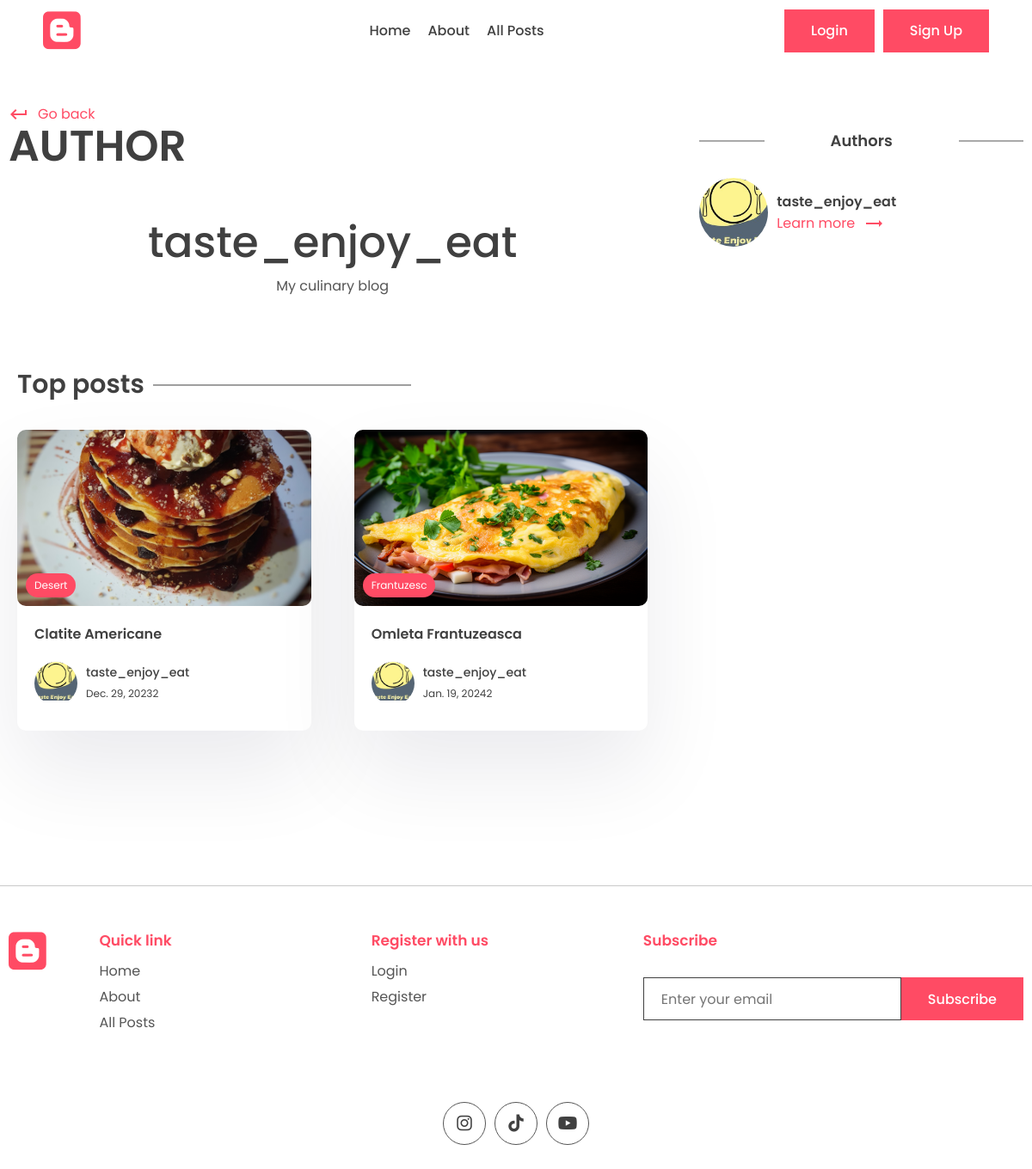
Before: /author/taste_enjoy_eat with the older database file.
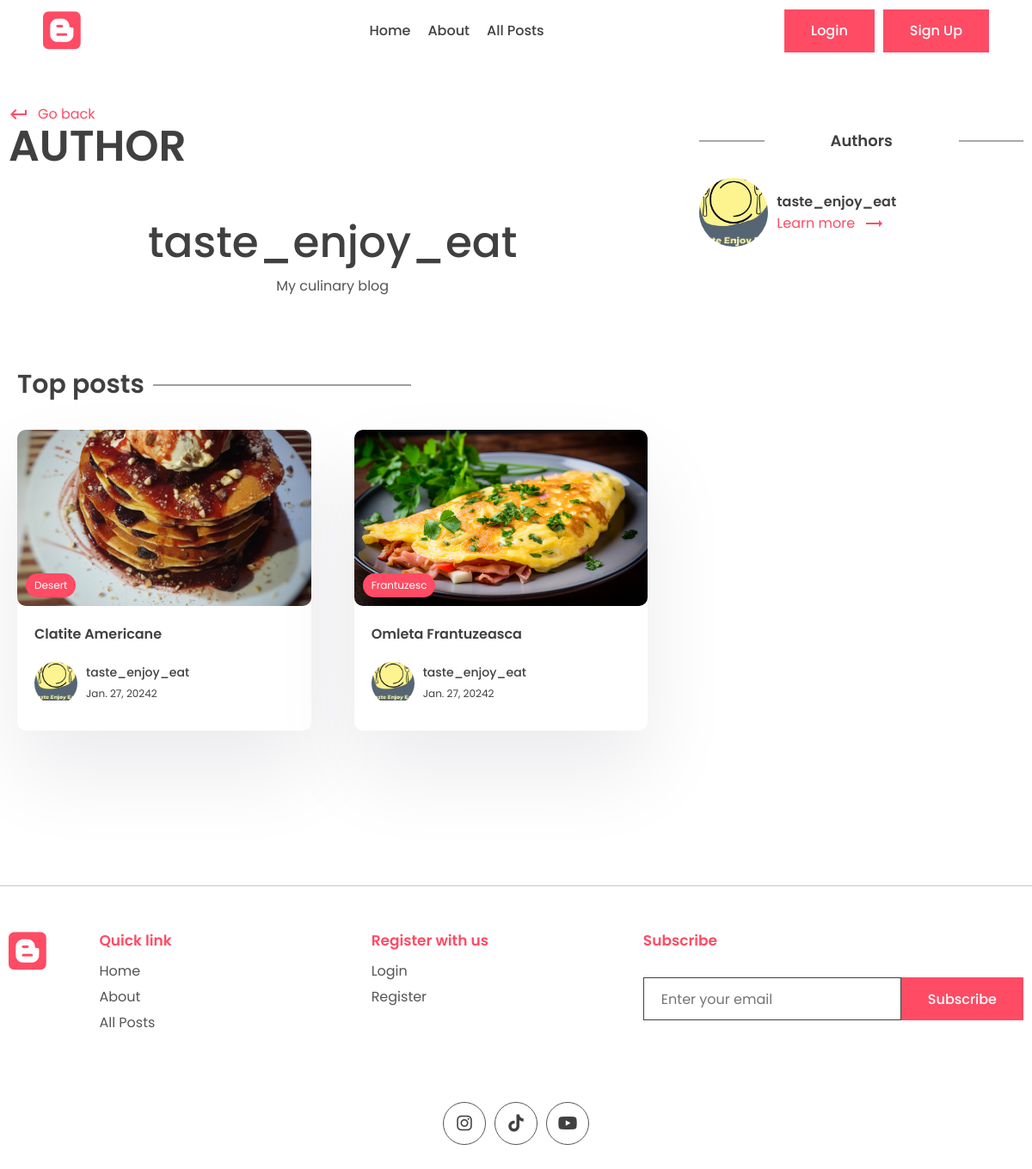
After: the same page with the newer database file.
### app/models.py (models this page shows, shortened)
class Post(models.Model):
    title = models.CharField(max_length=200)
    content = models.TextField()
    last_updated = models.DateTimeField(auto_now=True)
    slug = models.SlugField(max_length=200, unique=True)
    image = models.ImageField(null=True, blank=True, upload_to="images/")
    tags = models.ManyToManyField(Tag, blank=True, related_name='post')
    view_count = models.IntegerField(null=True, blank=True)
    is_featured = models.BooleanField(default=False)    # to show recommended posts
    author = models.ForeignKey(User, on_delete=models.CASCADE, null=True, blank=True)
    bookmark = models.ManyToManyField(User, related_name='bookmarks', default=None, blank=True)
    likes = models.ManyToManyField(User, related_name='post_like', default=None, blank=True)

class Tag(models.Model):
    name = models.CharField(max_length=100)
    description = models.CharField(max_length=100)
    slug = models.SlugField(max_length=200, unique=True)

class Profile(models.Model):
    user = models.OneToOneField(User, on_delete=models.CASCADE)
    profile_image = models.ImageField(null=True, blank=True, upload_to="images/")
    slug = models.SlugField(max_length=200, unique=True)
    bio = models.TextField(null=True, blank=True)

### app/views.py (the view)
# urls.py: path('author/<slug:slug>', views.author_page, name='author_page'),
def author_page(request, slug):
    profile = Profile.objects.get(slug=slug)
    top_posts = Post.objects.filter(author=profile.user).order_by('-view_count')[0:2]
    recent_posts = Post.objects.filter(author=profile.user).order_by('-last_updated')[0:2]
    top_authors = User.objects.annotate(number=Count('post')).order_by('number')
    context = {
        'profile': profile,
        'top_posts': top_posts,
        'recent_posts': recent_posts,
        'top_authors': top_authors
    }
    return render(request, 'app/author.html', context)

### app/templates/app/author.html (shortened to what this page needs)
{% extends 'base.html' %}
{%  block content %}
      <div class="container">
        <div class="layout">
          <div class="left">
            <div class="page-top">
              <div class="top flex">
                <div class="page-name">
                  <a href="#" class="learn">
                    <span class="material-icons"> keyboard_return </span> Go
                    back
                  </a>
                  <h1>Author</h1>
                </div>
              </div>
            </div>
            <center>
              <div class="typo">
                <h1 class="title">{{ profile.user.first_name }}</h1>
                <p>
                  {{ profile.bio }}
                </p>
              </div>
            </center>
            <section class="sp">
              <div class="container">
                <h1 class="sec-title">Top posts</h1>
                <div class="grid-2 blog">
                    {% for post in top_posts %}
                  <a href="{% url 'post_page' post.slug %}">
                    <div class="card">
                      <div class="post-img">
                        <img src="{{ post.image.url }}" alt="" />
                        <div class="tag">{{ post.tags.all.0.name }}</div>
                      </div>
                      <div class="card-content">
                        <h3>
                          {{ post.title }}
                        </h3>
                        <div class="author">
                          <div class="profile-pic">
                            <img src="{{ post.author.profile.profile_image.url }}" alt="" />
                          </div>
                          <div class="details">
                            <p>{{ post.author.first_name }}</p>
                            <small>{{ post.last_updated|date }}2</small>
                          </div>
                        </div>
                      </div>
                    </div>
                  </a>
                        {% empty %}
                        <p>No top posts</p>
                    {% endfor %}
                </div>
              </div>
            </section>
          </div>
          <div class="right">
            <div class="block">
              <h2 class="title2">Authors</h2>
                {% for author in top_authors %}
              <div class="recent-post other-author">
                <div class="rounded-img">
                  <img src="{{ author.profile.profile_image.url }}" alt="" />
                </div>
                <div class="recent-content">
                  <h3>
                    {{ author.first_name }}
                  </h3>
                  <a class="learn" href="{% url 'author_page' author.profile.slug %}">Learn more
                    <span class="material-icons"> trending_flat </span></a
                  >
                </div>
              </div>
                {% endfor %}
            </div>
            </div>
        </div>
      </div>
{% endblock content %}

Changed rows visible on the page:
changed Post "Clatite Americane": last_updated "Dec. 29, 2023" → "Jan. 27, 2024"
changed Post "Omleta Frantuzeasca": last_updated "Jan. 19, 2024" → "Jan. 27, 2024"
